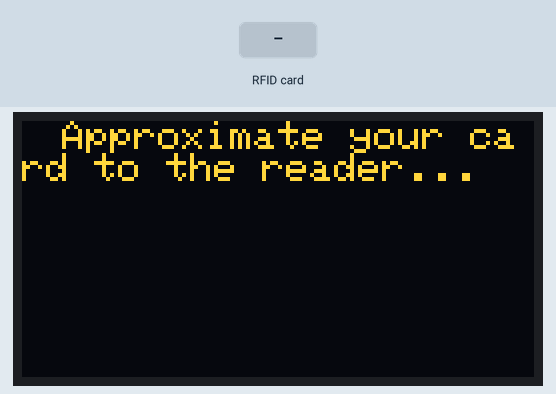
A sketch run on a simulated ESP32. Shown: 128×64 one-colour display. Inputs (shaded band) come from the test bench. The OLED is the two-colour kind (top 16 rows yellow); storage starts empty; what the sketch prints to the serial monitor is not drawn.

Above: at 1.4 s.
1.5 s: RFID card 5E 7A 19 C4 held to the reader
Timing chart, 0 to 4.5 s (numbered marks = the images above; inputs shaded):
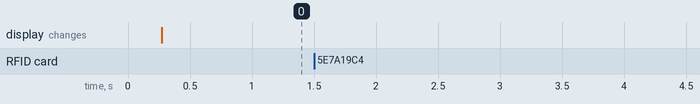

Measured:
- after the input at 1.5 s, every drawn part: stays the same

The sketch:

SD_RFID_OLED.ino
```cpp
/*
 * Connect the SD card to the following pins:
 *
 * SD Card | ESP32
 *    D2       -
 *    D3       SS
 *    CMD      MOSI
 *    VSS      GND
 *    VDD      3.3V
 *    CLK      SCK
 *    VSS      GND
 *    D0       MISO
 *    D1       -
 */
#include "FS.h"
#include "SD.h"
#include "SPI.h"
#include "MFRC522.h"
#include <stdio.h>
#include <stdlib.h>
#include <string.h>
#include <Adafruit_GFX.h>
#include <Adafruit_SSD1306.h>


#define SS_PIN_RC522 21 // Replace with your actual pin numbers
#define RST_PIN_RC522 22
#define TEXT_SIZE 1

#define CS_PIN_SD 5
#define OLED_RESET 21
Adafruit_SSD1306 display(OLED_RESET);

MFRC522 mfrc522(SS_PIN_RC522, RST_PIN_RC522); // Create instance of MFRC522


  void printUnlockMessage(char* name)
  {
    display.display();
    display.setTextColor(BLACK); // or BLACK);
    display.setTextSize(TEXT_SIZE);
    display.setCursor(10,0);
    display.print("Welcome ");
    display.println(name);
    display.display();

    // display.setTextColor(WHITE); // or BLACK);
    // display.setTextSize(2);
    // display.setCursor(10,0);
    // display.print("Unlocked");
    // display.display();

    delay(2000);

    display.setTextColor(BLACK); // or BLACK);
    display.setTextSize(TEXT_SIZE);
    display.setCursor(10,0);
    display.print("Unlocked");

    display.setTextColor(WHITE); // or BLACK);
    display.setTextSize(TEXT_SIZE);
    display.setCursor(10,0);
    display.print("RFID Lock");
    display.display();
  }

void clearSD() {
  deleteFile(SD, "/users.csv");
  deleteFile(SD, "/items.csv");
  deleteFile(SD, "/log.txt");
}

void listDir(fs::FS &fs, const char * dirname, uint8_t levels){
    Serial.printf("Listing directory: %s\n", dirname);

    File root = fs.open(dirname);
    if(!root){
        Serial.println("Failed to open directory");
        return;
    }
    if(!root.isDirectory()){
        Serial.println("Not a directory");
        return;
    }

    File file = root.openNextFile();
    while(file){
        if(file.isDirectory()){
            Serial.print("  DIR : ");
            Serial.println(file.name());
            if(levels){
                listDir(fs, file.path(), levels -1);
            }
        } else {
            Serial.print("  FILE: ");
            Serial.print(file.name());
            Serial.print("  SIZE: ");
            Serial.println(file.size());
        }
        file = root.openNextFile();
    }
}

// void createDir(fs::FS &fs, const char * path){
//     Serial.printf("Creating Dir: %s\n", path);
//     if(fs.mkdir(path)){
//         Serial.println("Dir created");
//     } else {
//         Serial.println("mkdir failed");
//     }
// }

// void removeDir(fs::FS &fs, const char * path){
//     Serial.printf("Removing Dir: %s\n", path);
//     if(fs.rmdir(path)){
//         Serial.println("Dir removed");
//     } else {
//         Serial.println("rmdir failed");
//     }
// }

bool readLine(File file, char* line, size_t maxLen) {
  for (size_t n = 0; n < maxLen; n++) {
    int c = file.read();
    if ( c < 0 && n == 0) return false;  // EOF
    if (c < 0 || c == '\n') {
      line[n] = 0;
      return true;
    }
    line[n] = c;
  }
  return false; // line too long
}

void readFile(fs::FS &fs, const char * path){
    Serial.printf("Reading file: %s\n", path);

    File file = fs.open(path);
    if(!file){
        Serial.println("Failed to open file for reading");
        return;
    }

    Serial.print("Read from file: ");
    while(file.available()){
        Serial.write(file.read());
    }
    file.close();
}

void writeFile(fs::FS &fs, const char * path, const char * message){
    Serial.printf("Writing file: %s\n", path);

    File file = fs.open(path, FILE_WRITE);
    if(!file){
        Serial.println("Failed to open file for writing");
        return;
    }
    if(file.print(message)){
        Serial.println("File written");
    } else {
        Serial.println("Write failed");
    }
    file.close();
}

void appendFile(fs::FS &fs, const char * path, const char * message){
    Serial.printf("Appending to file: %s\n", path);

    File file = fs.open(path, FILE_APPEND);
    if(!file){
        Serial.println("Failed to open file for appending");
        return;
    }
    if(file.print(message)){
        Serial.println("Message appended");
    } else {
        Serial.println("Append failed");
    }
    file.close();
}

// void renameFile(fs::FS &fs, const char * path1, const char * path2){
//     Serial.printf("Renaming file %s to %s\n", path1, path2);
//     if (fs.rename(path1, path2)) {
//         Serial.println("File renamed");
//     } else {
//         Serial.println("Rename failed");
//     }
// }

void deleteFile(fs::FS &fs, const char * path){
    Serial.printf("Deleting file: %s\n", path);
    if(fs.remove(path)){
        Serial.println("File deleted");
    } else {
        Serial.println("Delete failed");
    }
}

// void testFileIO(fs::FS &fs, const char * path){
//     File file = fs.open(path);
//     static uint8_t buf[512];
//     size_t len = 0;
//     uint32_t start = millis();
//     uint32_t end = start;
//     if(file){
//         len = file.size();
//         size_t flen = len;
//         start = millis();
//         while(len){
//             size_t toRead = len;
//             if(toRead > 512){
//                 toRead = 512;
//             }
//             file.read(buf, toRead);
//             len -= toRead;
//         }
//         end = millis() - start;
//         Serial.printf("%u bytes read for %u ms\n", flen, end);
//         file.close();
//     } else {
//         Serial.println("Failed to open file for reading");
//     }


//     file = fs.open(path, FILE_WRITE);
//     if(!file){
//         Serial.println("Failed to open file for writing");
//         return;
//     }

//     size_t i;
//     start = millis();
//     for(i=0; i<2048; i++){
//         file.write(buf, 512);
//     }
//     end = millis() - start;
//     Serial.printf("%u bytes written for %u ms\n", 2048 * 512, end);
//     file.close();
// }

void initSD()
{
    listDir(SD, "/", 0);
    clearSD();
    listDir(SD, "/", 0);
    writeFile(SD, "/users.csv", "");
    writeFile(SD, "/items.csv", "");
    appendFile(SD, "/items.csv", "item1, Locker\n");
    writeFile(SD, "/log.txt", "initialize: \n");
    listDir(SD, "/", 0);
}


void setup(){
    Serial.begin(115200);
    SPI.begin();
    mfrc522.PCD_Init();

    if(!SD.begin(CS_PIN_SD)){
        Serial.println("Card Mount Failed");
        return;
    }
    uint8_t cardType = SD.cardType();

    if(cardType == CARD_NONE){
        Serial.println("No SD card attached");
        return;
    }

    Serial.print("SD Card Type: ");
    if(cardType == CARD_MMC){
        Serial.println("MMC");
    } else if(cardType == CARD_SD){
        Serial.println("SDSC");
    } else if(cardType == CARD_SDHC){
        Serial.println("SDHC");
    } else {
        Serial.println("UNKNOWN");
    }

    uint64_t cardSize = SD.cardSize() / (1024 * 1024);
    Serial.printf("SD Card Size: %lluMB\n", cardSize);


    // createDir(SD, "/mydir");
    // listDir(SD, "/", 0);
    // removeDir(SD, "/mydir");
    // listDir(SD, "/", 2);
    initSD();
    appendFile(SD, "/users.csv", "B7 41 65 62, Hila Levi, 0\n");
    appendFile(SD, "/users.csv", "59 C5 23 A4, Mais Fadila, 1\n");
    listDir(SD, "/", 0);
    display.begin(SSD1306_SWITCHCAPVCC, 0x3C);  // initialize with the I2C addr 0x3D (for the 128x64)
     // Clear the buffer.
    display.clearDisplay();
    display.display();
    display.setTextColor(WHITE); // or BLACK);
    display.setTextSize(TEXT_SIZE);
    display.setCursor(10,0);
    display.print("Approximate your card to the reader...");
    display.display();
    // Serial.println("Approximate your card to the reader...");


    // appendFile(SD, "/hello.txt", "World!\n");
    // readFile(SD, "/hello.txt");
    // deleteFile(SD, "/foo.txt");
    // renameFile(SD, "/hello.txt", "/foo.txt");
    // readFile(SD, "/foo.txt");
    // testFileIO(SD, "/test.txt");
    // Serial.printf("Total space: %lluMB\n", SD.totalBytes() / (1024 * 1024));
    // Serial.printf("Used space: %lluMB\n", SD.usedBytes() / (1024 * 1024));
}

void loop(){
  if ( ! mfrc522.PICC_IsNewCardPresent())
  {
    return;
  }
  // Select one of the cards
  if ( ! mfrc522.PICC_ReadCardSerial())
  {
    return;
  }
  //Show UID on serial monitor
  Serial.print("UID tag :");
  String content= "";
  byte letter;
  for (byte i = 0; i < mfrc522.uid.size; i++)
  {
     Serial.print(mfrc522.uid.uidByte[i] < 0x10 ? " 0" : " ");
     Serial.print(mfrc522.uid.uidByte[i], HEX);
     content.concat(String(mfrc522.uid.uidByte[i] < 0x10 ? " 0" : " "));
     content.concat(String(mfrc522.uid.uidByte[i], HEX));
  }
  Serial.println();
  Serial.print("Message : ");
  content.toUpperCase();
  char* file_content = (char*)malloc(100);
  File file = SD.open("/users.csv");
  bool authorized = false;
  while(readLine(file, file_content, file.size())){
    char* userID = strtok(file_content, ",");
    if (content.substring(1) == userID) //change here the UID of the card/cards that you want to give access
    {
      // Serial.println("Authorized access");
      file_content += (strlen(userID)+1);
      char* userName = strtok(file_content, ",");
      printUnlockMessage(userName);
      authorized = true;
      Serial.println();
      delay(3000);
      break;
    }
  }
  if (!authorized)  {
    // Serial.println(" Access denied");
    display.display();
    display.setTextColor(BLACK); // or BLACK);
    display.setTextSize(TEXT_SIZE);
    display.setCursor(10,0);
    display.print("Unauthorized Access");
    display.display();
    delay(3000);
  }
}


//###############################Functions###############################
// void listDir(fs::FS &fs, const char * dirname, uint8_t levels) - Exist
// void createDir(fs::FS &fs, const char * path)
// void removeDir(fs::FS &fs, const char * path)
// void readFile(fs::FS &fs, const char * path) - Exist
// void writeFile(fs::FS &fs, const char * path, const char * message) - Exist
// void appendFile(fs::FS &fs, const char * path, const char * message) - Exist
// void renameFile(fs::FS &fs, const char * path1, const char * path2)
// void deleteFile(fs::FS &fs, const char * path) - Exist
// void testFileIO(fs::FS &fs, const char * path)
```
